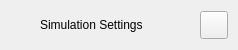
           <widget class="QFrame" name="extraTopBg">
            <property name="minimumSize">
             <size>
              <width>0</width>
              <height>50</height>
             </size>
            </property>
            <property name="maximumSize">
             <size>
              <width>16777215</width>
              <height>50</height>
             </size>
            </property>
            <property name="frameShape">
             <enum>QFrame::NoFrame</enum>
            </property>
            <property name="frameShadow">
             <enum>QFrame::Raised</enum>
            </property>
            <layout class="QVBoxLayout" name="verticalLayout_5">
             <property name="spacing">
              <number>0</number>
             </property>
             <property name="leftMargin">
              <number>0</number>
             </property>
             <property name="topMargin">
              <number>0</number>
             </property>
             <property name="rightMargin">
              <number>0</number>
             </property>
             <property name="bottomMargin">
              <number>0</number>
             </property>
             <item>
              <layout class="QGridLayout" name="extraTopLayout">
               <property name="leftMargin">
                <number>10</number>
               </property>
               <property name="rightMargin">
                <number>10</number>
               </property>
               <property name="horizontalSpacing">
                <number>10</number>
               </property>
               <property name="verticalSpacing">
                <number>0</number>
               </property>
               <item row="0" column="0">
                <widget class="QFrame" name="extraIcon">
                 <property name="minimumSize">
                  <size>
                   <width>20</width>
                   <height>0</height>
                  </size>
                 </property>
                 <property name="maximumSize">
                  <size>
                   <width>20</width>
                   <height>20</height>
                  </size>
                 </property>
                 <property name="frameShape">
                  <enum>QFrame::NoFrame</enum>
                 </property>
                 <property name="frameShadow">
                  <enum>QFrame::Raised</enum>
                 </property>
                </widget>
               </item>
               <item row="0" column="1">
                <widget class="QLabel" name="extraLabel">
                 <property name="minimumSize">
                  <size>
                   <width>150</width>
                   <height>0</height>
                  </size>
                 </property>
                 <property name="text">
                  <string>Simulation Settings</string>
                 </property>
                </widget>
               </item>
               <item row="0" column="2">
                <widget class="QPushButton" name="extraCloseColumnBtn">
                 <property name="minimumSize">
                  <size>
                   <width>28</width>
                   <height>28</height>
                  </size>
                 </property>
                 <property name="maximumSize">
                  <size>
                   <width>28</width>
                   <height>28</height>
                  </size>
                 </property>
                 <property name="cursor">
                  <cursorShape>PointingHandCursor</cursorShape>
                 </property>
                 <property name="toolTip">
                  <string>Close left box</string>
                 </property>
                 <property name="text">
                  <string/>
                 </property>
                 <property name="icon">
                  <iconset resource="resources.qrc">
                   <normaloff>:/icons/images/icons/icon_close.png</normaloff>:/icons/images/icons/icon_close.png</iconset>
                 </property>
                 <property name="iconSize">
                  <size>
                   <width>20</width>
                   <height>20</height>
                  </size>
                 </property>
                </widget>
               </item>
              </layout>
             </item>
            </layout>
           </widget>
